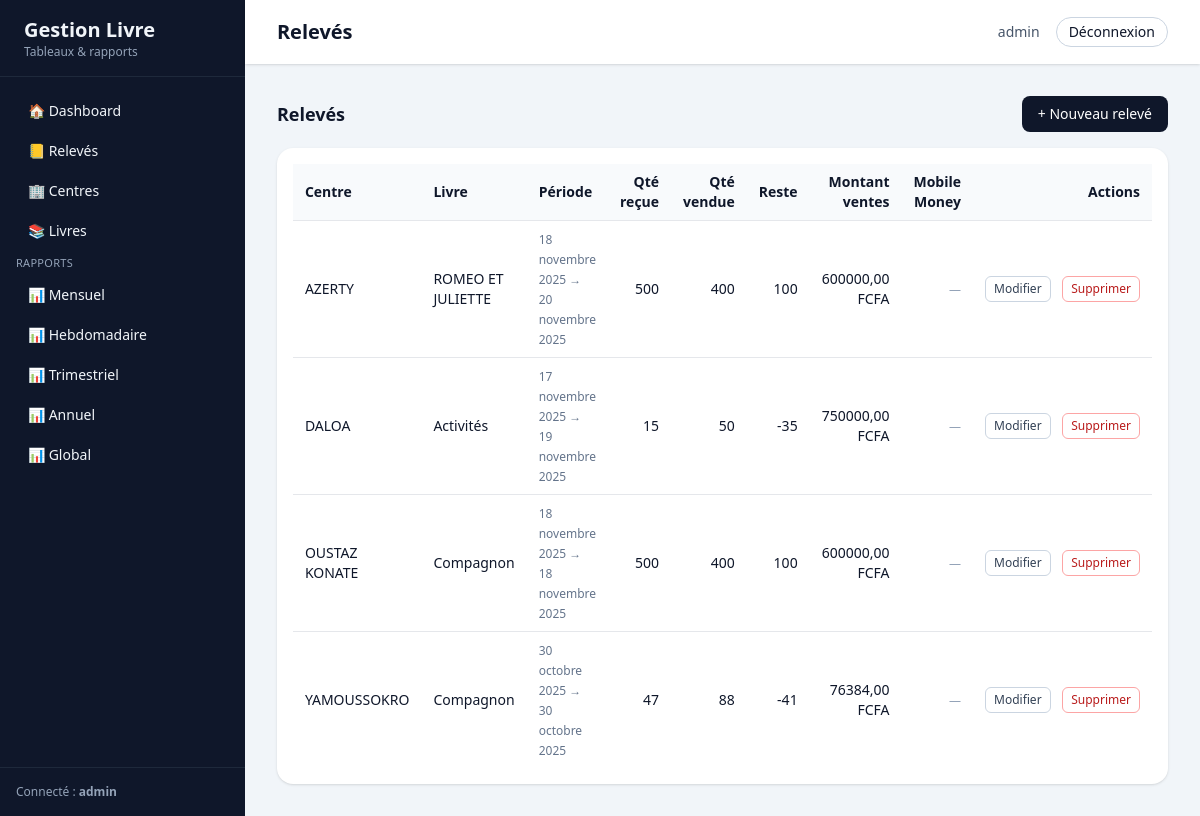
The page /releves/ (signed in) on the database as committed earlier.
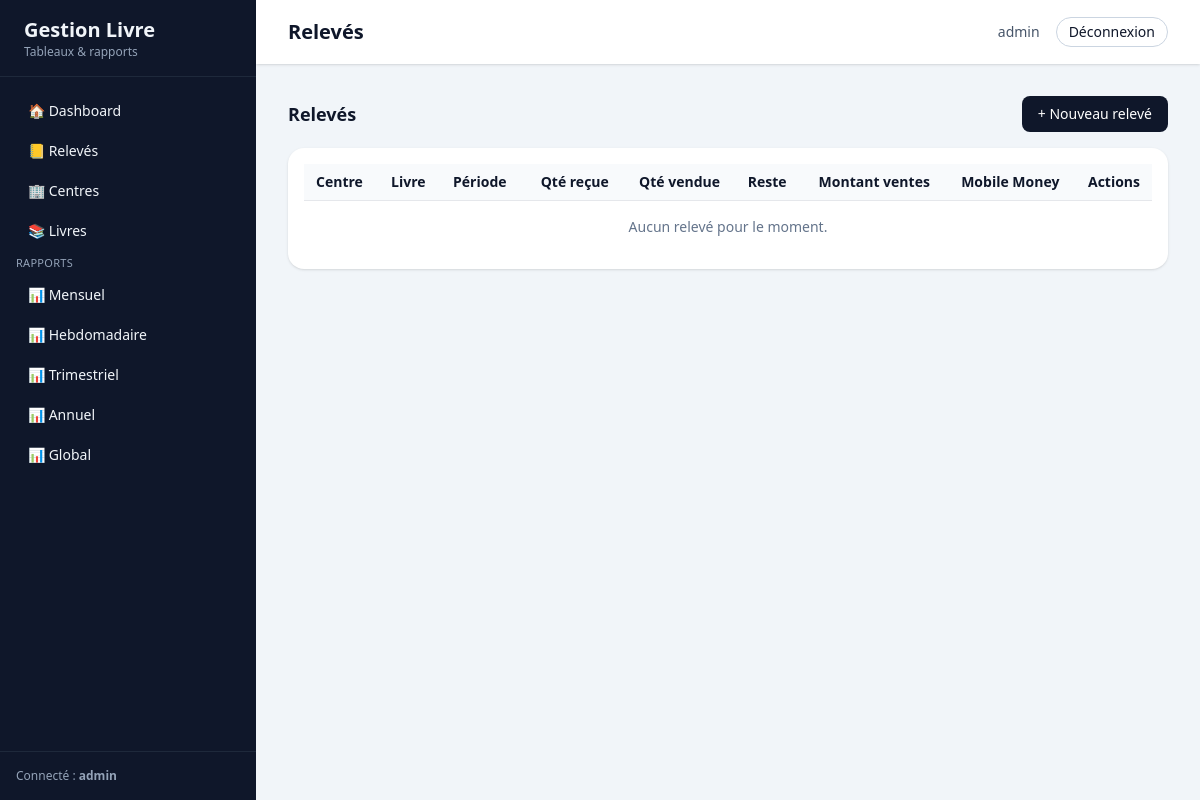
The same page on the database as committed later.
### accounts/models.py (models this page shows, shortened)
class User(AbstractUser):
    ROLE_ADMIN = "ADMIN"
    ROLE_CENTRE = "CENTRE"
    ROLE_CHOICES = (
        (ROLE_ADMIN, "Administrateur"),
        (ROLE_CENTRE, "Centre"),
    )
    role = models.CharField(
        max_length=20,
        choices=ROLE_CHOICES,
        default=ROLE_CENTRE,
    )
    centre = models.ForeignKey(
        "gestion.Centre",
        on_delete=models.SET_NULL,
        null=True,
        blank=True,
        related_name="utilisateurs",
    )
    def is_centre(self):
        return self.role == self.ROLE_CENTRE

### gestion/models.py (models this page shows, shortened)
class ReleveCentreLivre(models.Model):
    centre = models.ForeignKey(
        Centre,
        on_delete=models.CASCADE,
        related_name="releves"
    )
    livre = models.ForeignKey(
        Livre,
        on_delete=models.CASCADE,
        related_name="releves"
    )
    date_debut = models.DateField()
    date_fin = models.DateField()
    quantite_recue = models.PositiveIntegerField(default=0)
    quantite_vendue = models.PositiveIntegerField(default=0)
    prix_unitaire = models.DecimalField(
        max_digits=10,
        decimal_places=2,
        help_text="Prix appliqué sur cette période."
    )
    depenses = models.DecimalField(
        max_digits=10,
        decimal_places=2,
        default=0,
        help_text="Dépenses liées (transport, commissions...)."
    )
    OPERATEUR_MTN = "MTN"
    OPERATEUR_ORANGE = "ORANGE"
    OPERATEUR_MOOV = "MOOV"
    OPERATEUR_WAVE = "WAVE"
    OPERATEUR_CHOICES = (
        (OPERATEUR_MTN, "MTN Money"),
        (OPERATEUR_ORANGE, "Orange Money"),
        (OPERATEUR_MOOV, "Moov Money"),
        (OPERATEUR_WAVE, "Wave"),
    )
    operateur_mobile_money = models.CharField(
        max_length=10,
        choices=OPERATEUR_CHOICES,
        blank=True,
        null=True,
        help_text="Opérateur mobile money utilisé pour encaisser / retirer l'argent.",
    )
    taux_frais_retrait = models.DecimalField(
        max_digits=5,
        decimal_places=2,
        blank=True,
        null=True,
        help_text=(
            "Taux des frais de retrait en %. Exemple : 1.5 pour 1,5%. "
            "Si laissé vide, il sera calculé automatiquement selon l'opérateur."
            ),
    )
    montant_frais_retrait = models.DecimalField(
        max_digits=12,
        decimal_places=2,
        default=0,
        editable=False,
        help_text="Frais de retrait calculés automatiquement à partir du taux.",
    )
    montant_ventes = models.DecimalField(
        max_digits=12,
        decimal_places=2,
        editable=False,
        default=0
    )
    quantite_reste = models.IntegerField(
        editable=False,
        default=0
    )
    cree_le = models.DateTimeField(default=timezone.now)
    class Meta:
        verbose_name = "Relevé centre / livre"
        verbose_name_plural = "Relevés centre / livre"
        unique_together = (
            "centre",
            "livre",
            "date_debut",
            "date_fin",
        )

class Centre(models.Model):
    nom = models.CharField(max_length=100, unique=True)
    ville = models.CharField(max_length=100, blank=True)
    contact = models.CharField(max_length=100, blank=True)

class Livre(models.Model):
    code = models.CharField(
        max_length=50,
        unique=True,
        help_text="Ex: COMPAGNON_180"
    )
    nom = models.CharField(
        max_length=100,
        help_text="Ex: Compagnon"
    )
    pages = models.PositiveIntegerField(default=0)
    prix_unitaire_defaut = models.DecimalField(
        max_digits=10,
        decimal_places=2,
        help_text="Prix par défaut (peut être modifié par centre/période)."
    )

### gestion/views.py (the view)
# urls.py: path("releves/", releve_list, name="releve_list"),
@login_required
def releve_list(request):
    qs = (
        ReleveCentreLivre.objects
        .select_related("centre", "livre")
        .order_by("-date_fin", "centre__nom")
    )
    user = request.user
    if hasattr(user, "is_centre") and user.is_centre() and user.centre_id:
        qs = qs.filter(centre=user.centre)
    return render(request, "gestion/releve_list.html", {"releves": qs})

### templates/gestion/releve_list.html (shortened to what this page needs)
{% extends "base.html" %}
{% block header_title %}Relevés{% endblock %}
{% block content %}
<div class="flex items-center justify-between mb-4">
  <h1 class="text-lg font-semibold">Relevés</h1>
  <a href="{% url 'releve_create' %}"
     class="rounded-lg bg-slate-900 text-white text-sm px-4 py-2 hover:bg-slate-800">
    + Nouveau relevé
  </a>
</div>
<div class="bg-white rounded-2xl shadow p-4">
  <div class="overflow-x-auto">
    <table class="min-w-full text-sm">
      <thead>
        <tr class="border-b bg-slate-50">
          <th class="text-left py-2 px-3">Centre</th>
          <th class="text-left py-2 px-3">Livre</th>
          <th class="text-left py-2 px-3">Période</th>
          <th class="text-right py-2 px-3">Qté reçue</th>
          <th class="text-right py-2 px-3">Qté vendue</th>
          <th class="text-right py-2 px-3">Reste</th>
          <th class="text-right py-2 px-3">Montant ventes</th>
          <th class="text-right py-2 px-3">Mobile Money</th>
          <th class="text-right py-2 px-3">Actions</th>
        </tr>
      </thead>
      <tbody>
        {% if releves %}
          {% for r in releves %}
            <tr class="border-b last:border-0 hover:bg-slate-50">
              <td class="py-2 px-3">{{ r.centre.nom }}</td>
              <td class="py-2 px-3">{{ r.livre.nom }}</td>
              <td class="py-2 px-3">
                <span class="text-xs text-slate-500">
                  {{ r.date_debut }} → {{ r.date_fin }}
                </span>
              </td>
              <td class="py-2 px-3 text-right">{{ r.quantite_recue }}</td>
              <td class="py-2 px-3 text-right">{{ r.quantite_vendue }}</td>
              <td class="py-2 px-3 text-right">{{ r.quantite_reste }}</td>
              <td class="py-2 px-3 text-right">{{ r.montant_ventes }} FCFA</td>
              <td class="py-2 px-3 text-right">
                {% if r.operateur_mobile_money %}
                  <div>{{ r.get_operateur_mobile_money_display }}</div>
                  {% if r.montant_frais_retrait %}
                    <div class="text-xs text-slate-500">
                      Frais : {{ r.montant_frais_retrait }} FCFA
                    </div>
                  {% endif %}
                {% else %}
                  <span class="text-xs text-slate-400">—</span>
                {% endif %}
              </td>
              <td class="py-2 px-3 text-right space-x-2 whitespace-nowrap">
                <a href="{% url 'releve_update' r.pk %}"
                   class="inline-flex items-center rounded-md border border-slate-300 px-2 py-1 text-xs text-slate-700 hover:bg-slate-100">
                  Modifier
                </a>
                <a href="{% url 'releve_delete' r.pk %}"
                   class="inline-flex items-center rounded-md border border-red-300 px-2 py-1 text-xs text-red-700 hover:bg-red-50">
                  Supprimer
                </a>
              </td>
            </tr>
          {% endfor %}
        {% else %}
          <tr>
            <td colspan="9" class="py-4 px-3 text-center text-slate-500">
              Aucun relevé pour le moment.
            </td>
          </tr>
        {% endif %}
      </tbody>
    </table>
  </div>
</div>
{% endblock %}

### templates/base.html (shortened to what this page needs)
<!DOCTYPE html>
<html lang="fr">
<head>
  <script src="https://cdn.tailwindcss.com"></script>
</head>
<body class="bg-slate-100 text-slate-900">
  <div class="min-h-screen flex"
       style="padding-top: env(safe-area-inset-top); padding-bottom: env(safe-area-inset-bottom);">
    <aside class="w-64 bg-slate-900 text-slate-100 hidden md:flex flex-col">
      <div class="px-6 py-4 border-b border-slate-800">
        <h1 class="text-xl font-bold">Gestion Livre</h1>
        <p class="text-xs text-slate-400">Tableaux &amp; rapports</p>
      </div>
      <nav class="flex-1 px-4 py-4 space-y-1 text-sm">
        <a href="{% url 'dashboard' %}" class="block px-3 py-2 rounded-lg hover:bg-slate-800">
          🏠 Dashboard
        </a>
        <a href="{% url 'releve_list' %}" class="block px-3 py-2 rounded-lg hover:bg-slate-800">
          📒 Relevés
        </a>
        <a href="{% url 'centre_list' %}" class="block px-3 py-2 rounded-lg hover:bg-slate-800">
          🏢 Centres
        </a>
        <a href="{% url 'livre_list' %}" class="block px-3 py-2 rounded-lg hover:bg-slate-800">
          📚 Livres
        </a>
        <p class="mt-4 mb-1 text-[11px] uppercase tracking-wide text-slate-400">
          Rapports
        </p>
        <a href="{% url 'rapport_mensuel' %}" class="block px-3 py-2 rounded-lg hover:bg-slate-800">
          📊 Mensuel
        </a>
        <a href="{% url 'rapport_hebdomadaire' %}" class="block px-3 py-2 rounded-lg hover:bg-slate-800">
          📊 Hebdomadaire
        </a>
        <a href="{% url 'rapport_trimestriel' %}" class="block px-3 py-2 rounded-lg hover:bg-slate-800">
          📊 Trimestriel
        </a>
        <a href="{% url 'rapport_annuel' %}" class="block px-3 py-2 rounded-lg hover:bg-slate-800">
          📊 Annuel
        </a>
        <a href="{% url 'rapport_global' %}" class="block px-3 py-2 rounded-lg hover:bg-slate-800">
          📊 Global
        </a>
      </nav>
      <div class="px-4 py-4 border-t border-slate-800 text-xs text-slate-400">
        {% if request.user.is_authenticated %}
          Connecté : <span class="font-semibold">{{ request.user.username }}</span><br />
        {% endif %}
      </div>
    </aside>
    <main class="flex-1 flex flex-col">
      <header class="h-16 bg-white shadow flex items-center justify-between px-4 md:px-8">
        <div class="flex items-center gap-3">
          <h2 class="text-lg md:text-xl font-semibold">
            {% block header_title %}Dashboard{% endblock %}
          </h2>
        </div>
        <div class="flex items-center gap-4 text-sm">
          {% if request.user.is_authenticated %}
            <span class="hidden sm:inline text-slate-600">
              {{ request.user.username }}
            </span>
            <form method="post" action="{% url 'logout' %}">
              <button
                type="submit"
                class="px-3 py-1 rounded-full border border-slate-300 hover:bg-slate-100"
              >
                Déconnexion
              </button>
            </form>
          {% else %}
            <a href="{% url 'login' %}" class="px-3 py-1 rounded-full bg-slate-900 text-white">
              Connexion
            </a>
          {% endif %}
        </div>
      </header>
      <section class="p-4 md:p-8">
        {% block content %}{% endblock %}
      </section>
    </main>
  </div>
</body>
</html>

Rows that differ between the two databases and show on the page:
removed ReleveCentreLivre: centre.nom "AZERTY", livre.nom "ROMEO ET JULIETTE", date_debut "18 novembre 2025", date_fin "20 novembre 2025", quantite_recue "500", quantite_vendue "400", quantite_reste "100", montant_ventes "600000,00"
removed ReleveCentreLivre: centre.nom "DALOA", livre.nom "Activités", date_debut "17 novembre 2025", date_fin "19 novembre 2025", quantite_recue "15", quantite_vendue "50", quantite_reste "-35", montant_ventes "750000,00"
removed ReleveCentreLivre: centre.nom "OUSTAZ KONATE", livre.nom "Compagnon", date_debut "18 novembre 2025", date_fin "18 novembre 2025", quantite_recue "500", quantite_vendue "400", quantite_reste "100", montant_ventes "600000,00"
removed ReleveCentreLivre: centre.nom "YAMOUSSOKRO", livre.nom "Compagnon", date_debut "30 octobre 2025", date_fin "30 octobre 2025", quantite_recue "47", quantite_vendue "88", quantite_reste "-41", montant_ventes "76384,00"
Other text that changed with them:
text now shown: "Aucun relevé pour le moment."
